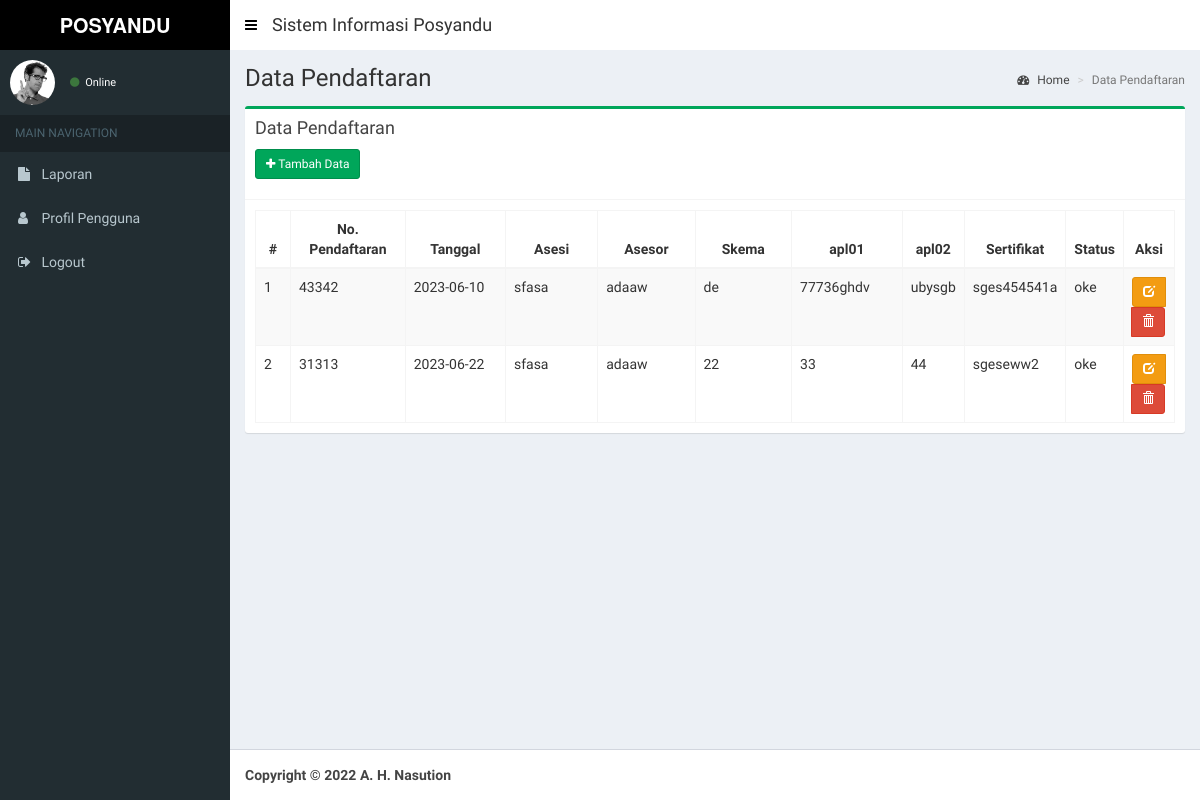
Screenshot of /index.php/pendaftaran with the database file from the repository.
### tables this page shows
CREATE TABLE `tbl_pendaftaran` (
  `id_pendaftaran` int NOT NULL,
  `no_pendaftaran` varchar(50) NOT NULL,
  `tgl_pendaftaran` date NOT NULL,
  `id_asesi` int NOT NULL,
  `id_asesor` int NOT NULL,
  `id_skema` int NOT NULL,
  `apl01` int NOT NULL,
  `apl02` int NOT NULL,
  `sertifikat` varchar(50) NOT NULL,
  `status_pendaftaran` varchar(50) NOT NULL
);

CREATE TABLE `tbl_asesi` (
  `id_asesi` int NOT NULL,
  `nim_asesi` varchar(50) NOT NULL,
  `nik_asesi` varchar(50) NOT NULL,
  `nama_asesi` varchar(50) NOT NULL,
  `alamat_asesi` varchar(50) NOT NULL,
  `notlp_asesi` varchar(50) NOT NULL,
  `jeniskelamin_asesi` varchar(50) NOT NULL,
  `agama_asesi` varchar(50) NOT NULL,
  `tempatlahir_asesi` varchar(50) NOT NULL,
  `tanggallahir_asesi` varchar(50) NOT NULL,
  `provinsi_asesi` varchar(50) NOT NULL,
  `kotakab_asesi` varchar(50) NOT NULL,
  `tahunmasuk_asesi` varchar(50) NOT NULL,
  `tahunlulus_asesi` varchar(50) NOT NULL,
  `jurusan_asesi` varchar(50) NOT NULL,
  `programstudi_asesi` varchar(50) NOT NULL,
  `email_asesi` varchar(50) NOT NULL,
  `password_asesi` varchar(50) NOT NULL,
  `foto_asesi` text NOT NULL
);

CREATE TABLE `tbl_asesor` (
  `id_asesor` int NOT NULL,
  `noregister_asesor` varchar(50) NOT NULL,
  `nik_asesor` varchar(50) NOT NULL,
  `nama_asesor` varchar(50) NOT NULL,
  `alamat_asesor` varchar(50) NOT NULL,
  `notlp_asesor` varchar(50) NOT NULL,
  `jeniskelamin_asesor` varchar(50) NOT NULL,
  `agama_asesor` varchar(50) NOT NULL,
  `tempatlahir_asesor` varchar(50) NOT NULL,
  `tanggallahir_asesor` date NOT NULL,
  `provinsi_asesor` varchar(50) NOT NULL,
  `kotakab_asesor` varchar(50) NOT NULL,
  `jurusan_asesor` varchar(50) NOT NULL,
  `programstudi_asesor` varchar(50) NOT NULL,
  `email_asesor` varchar(50) NOT NULL,
  `password_asesor` varchar(50) NOT NULL,
  `foto_asesor` text NOT NULL,
  `sertifikat_asesor` varchar(50) NOT NULL
);

CREATE TABLE `tbl_skema` (
  `id_skema` int NOT NULL,
  `kode_skema` varchar(30) NOT NULL,
  `nama_skema` varchar(50) NOT NULL,
  `apl01` varchar(30) NOT NULL,
  `apl02` varchar(30) NOT NULL
);

### application/views/layout/v_content.php (called while the page is built, shortened)
 	<?php
	if ($content)
	{
		$this->load->view($content);
	}
?>

### application/controllers/Pendaftaran.php (called while the page is built, shortened)
<?php
class Pendaftaran extends CI_Controller {
	public function __construct()
	{
		$this->load->model('Pendaftaran_model', 'pendaftaran');
		$this->load->model('Asesi_model', 'asesi');
		$this->load->model('Asesor_model', 'asesor');
		$this->load->model('Skema_model', 'skema');
		$this->load->helper('tgl_indo');
		$this->load->helper('security');
	}
	public function index()
	{
		$data = array(
			'title'			=> 'LSP',
			'judul'			=> 'Data Pendaftaran',
			'data' 			=> $this->pendaftaran->tabel()->result(),
			'content'		=> 'pendaftaran/v_content',
			'ajax'	 		=> 'pendaftaran/v_ajax'
		);
		$this->load->view('layout/v_wrapper', $data, FALSE);
	}
}

### index.php (called while the page is built, shortened)
<?php
require_once BASEPATH.'core/CodeIgniter.php';

### application/models/Pendaftaran_model.php (called while the page is built, shortened)
<?php
class Pendaftaran_model extends CI_Model {
	public function tabel($where = null)
	{
		if($where == null){
			$this->db->select('*');
			$this->db->from('tbl_pendaftaran');
			$this->db->join('tbl_asesi', 'tbl_pendaftaran.id_asesi = tbl_asesi.id_asesi');
			$this->db->join('tbl_asesor', 'tbl_pendaftaran.id_asesor = tbl_asesor.id_asesor');
			$this->db->join('tbl_skema', 'tbl_pendaftaran.id_skema = tbl_skema.id_skema');
			$this->db->order_by('tbl_pendaftaran.id_pendaftaran', 'Asc');
			$query = $this->db->get();
		}
		return $query;
	}
}

### application/views/pendaftaran/v_content.php (the view, shortened to what this page needs)
<section class="content-header">
  <h1>
    <?= $judul ?>
  </h1>
  <ol class="breadcrumb">
    <li><a href="<?= base_url() ?>dashboard"><i class="fa fa-dashboard"></i> Home</a></li>
    <li class="active"><?= $judul ?></li>
  </ol>
</section>
<section class="content">
  <div class="row">
    <div class="col-xs-12">
      <div class="box box-success">
        <div class="box-header with-border">
          <h3 class="box-title">Data Pendaftaran</h3>
          <div style="padding-top: 10px;">
          <p><a href="<?= base_url(); ?>pendaftaran/add" class="btn btn-sm btn-success icon-btn"><i class="fa fa-plus"></i> Tambah Data</a></p>
          </div>
        </div>
        <div class="box-body">
          <table id="example1" class="table table-bordered table-striped" style="width: 100%;">
              <thead>
                  <tr>
                      <th style="width: 5%;text-align: center;">#</th>
                      <th style="width: 15%;text-align: center;">No. Pendaftaran</th>
                      <th style="width: 15%;text-align: center;">Tanggal</th>
                      <th style="width: 15%;text-align: center;">Asesi</th>
                      <th style="width: 15%;text-align: center;">Asesor</th>
                      <th style="width: 15%;text-align: center;">Skema</th>
                      <th style="width: 15%;text-align: center;">apl01</th>
                      <th style="width: 15%;text-align: center;">apl02</th>
                      <th style="width: 15%;text-align: center;">Sertifikat</th>
                      <th style="width: 15%;text-align: center;">Status</th>
                      <th style="width: 13%;text-align: center;">Aksi</th>
                  </tr>
              </thead>
              <tbody>
                  <?php $total= 0; $no=1; foreach($data as $row){  ?>
                  <tr>
                      <td><?= $no++ ?></td>
                      <td><?= $row->no_pendaftaran ?></td>
                      <td><?= $row->tgl_pendaftaran ?></td>
                      <td><?= $row->nama_asesi ?></td>
                      <td><?= $row->nama_asesor ?></td>
                      <td><?= $row->nama_skema ?></td>
                      <td><?= $row->apl01 ?></td>
                      <td><?= $row->apl02 ?></td>
                      <td><?= $row->sertifikat ?></td>
                      <td><?= $row->status_pendaftaran ?></td>
                      <td style="text-align: center;">
                          <form action="<?= base_url() ?>pendaftaran/delete/<?= $row->id_pendaftaran ?>" method="post">
                              <div class="btn-group">
                                  <a href="<?= base_url() ?>pendaftaran/edit/<?= $row->id_pendaftaran ?>" class=" btn btn-sm btn-warning" data-toggle="tooltip" title="Edit"><span class="glyphicon glyphicon-edit"></span></a>
                                  <button class="btn btn-sm btn-danger" type="submit" onclick="return confirm('Yakin ingin menghapus data?')" data-toggle="tooltip" title="Hapus"><span class="glyphicon glyphicon-trash"></span></button>
                              </div>
                          </form>
                      </td>
                  </tr>
                <?php } ?>
              </tbody>
          </table>
        </div>
      </div>
    </div>
  </div>
</section>

### rows the page displays
tbl_pendaftaran: no_pendaftaran "43342", tgl_pendaftaran "2023-06-10", id_asesi.nama_asesi "sfasa", id_asesor.nama_asesor "adaaw", id_skema.nama_skema "de", id_skema.apl01 "77736ghdv", id_skema.apl02 "ubysgb", sertifikat "sges454541a", status_pendaftaran "oke"
tbl_pendaftaran: no_pendaftaran "31313", tgl_pendaftaran "2023-06-22", id_asesi.nama_asesi "sfasa", id_asesor.nama_asesor "adaaw", id_skema.nama_skema "22", id_skema.apl01 "33", id_skema.apl02 "44", sertifikat "sgeseww2", status_pendaftaran "oke"

### other values shown
$judul "Data Pendaftaran"
